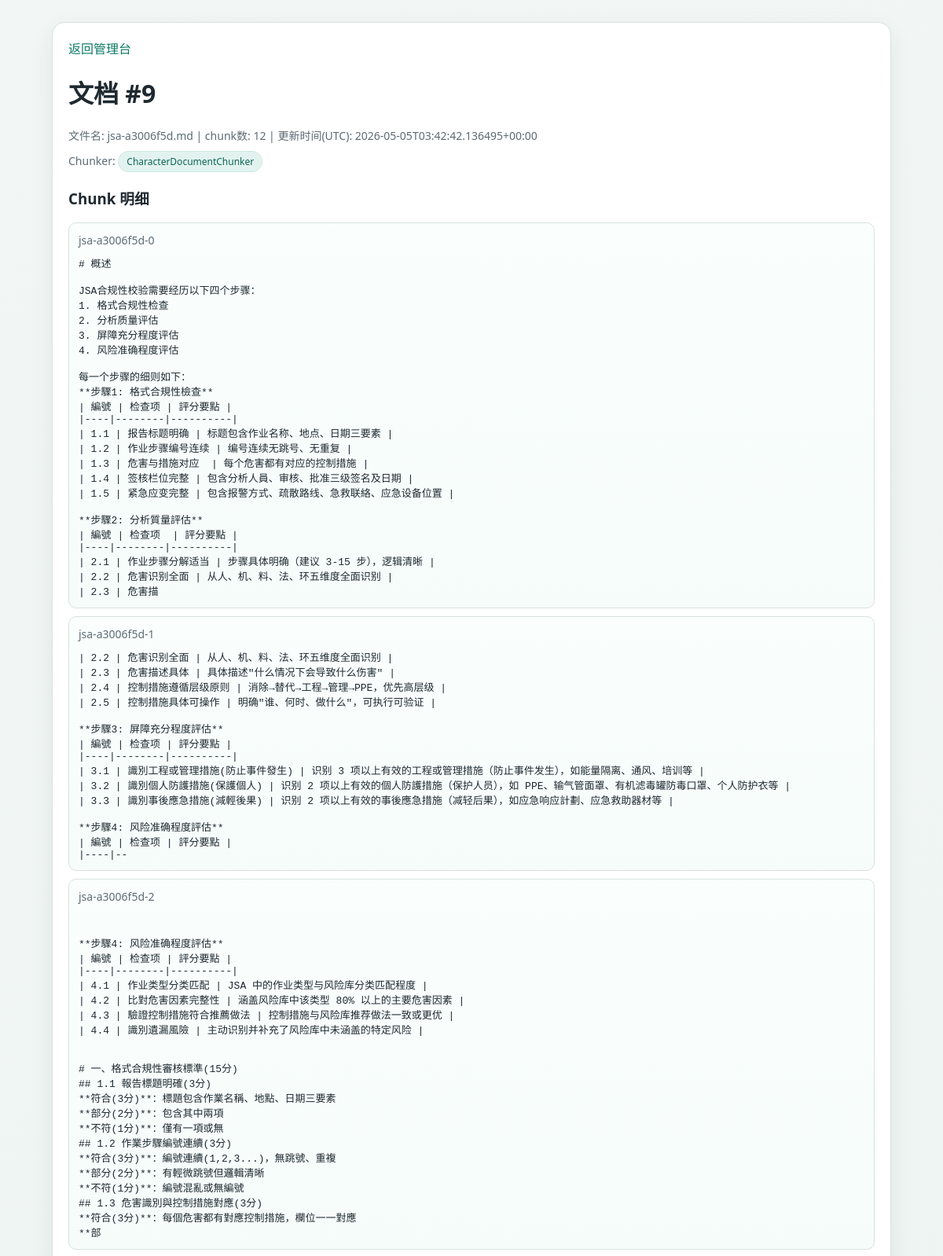
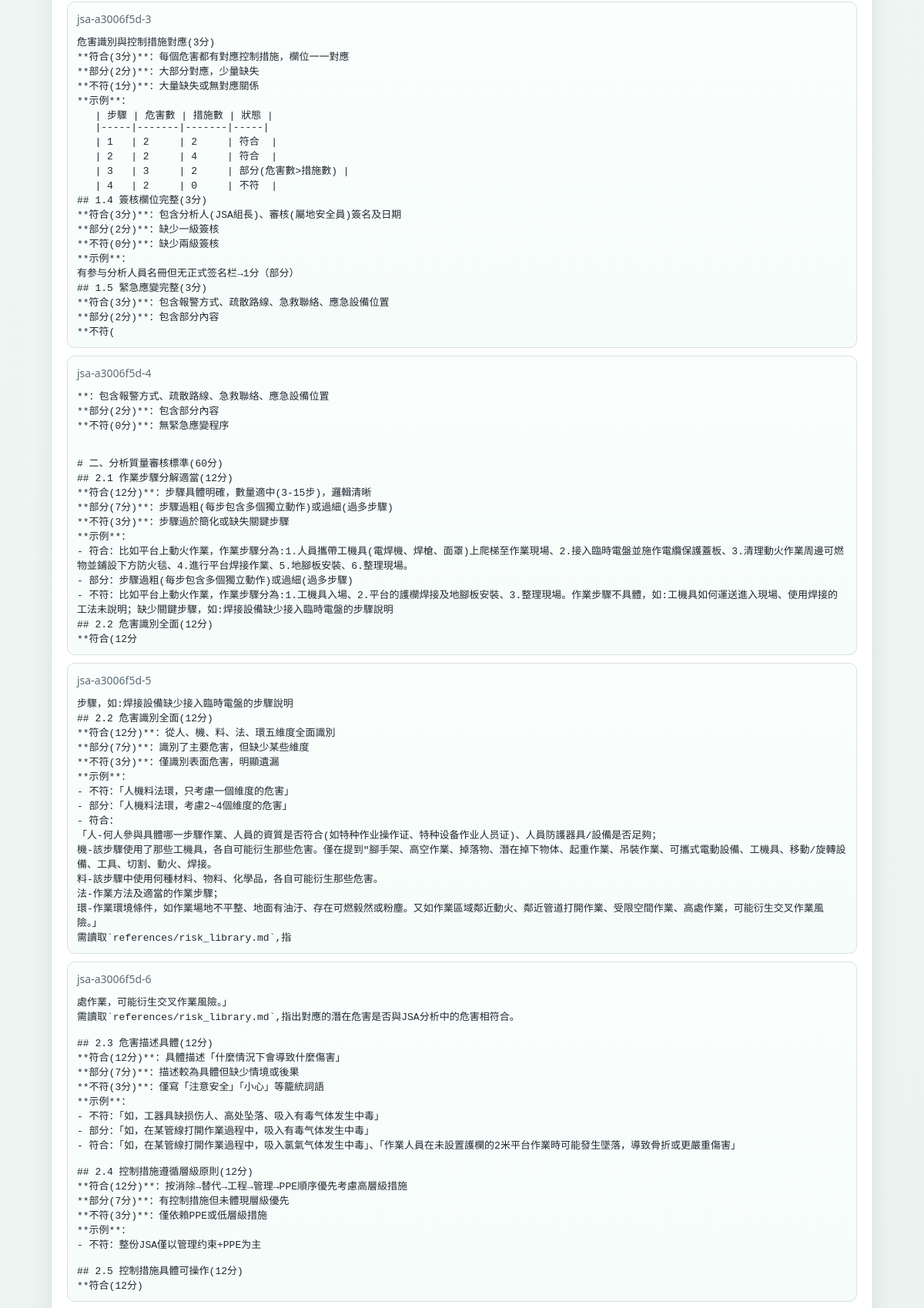
The page /docs/9 (upper part) on the database its author committed (2 pictures, top to bottom).
### tables this page shows
CREATE TABLE documents_v2 (
                id INTEGER PRIMARY KEY AUTOINCREMENT,
                source_name TEXT NOT NULL,
                chunk_count INTEGER NOT NULL DEFAULT 0,
                chunker TEXT NOT NULL,
                chunker_params TEXT NOT NULL,
                created_at TEXT NOT NULL
            );

CREATE TABLE vectors_v2 (
                id INTEGER PRIMARY KEY AUTOINCREMENT,
                document_id INTEGER NOT NULL,
                chunk_id TEXT NOT NULL,
                text TEXT NOT NULL,
                embedding TEXT NOT NULL,
                FOREIGN KEY(document_id) REFERENCES documents_v2(id)
            );

### rag/web.py (the view)
    @app.get("/docs/<int:document_id>")
    def doc_detail(document_id: int):
        with SQLiteVectorStore(db_path) as store:
            doc = store.get_document(document_id)
            if doc is None:
                abort(404)
            chunks = store.list_chunks(document_id)
            parents = store.list_parent_chunks(document_id) if doc.get("chunker") == "MarkDownParentChildChunker" else []
        return render_template("doc_detail.html", doc=doc, chunks=chunks, parents=parents)

### rag/vector_store.py (called while the page is built)
    def get_document(self, document_id: int) -> dict | None:
        cur = self.conn.execute(
            "SELECT id, source_name, chunk_count, chunker, chunker_params, created_at FROM documents_v2 WHERE id = ?",
            (document_id,),
        )
        row = cur.fetchone()
        if row is None:
            return None
        return {
            "id": row[0],
            "source_name": row[1],
            "chunk_count": row[2],
            "chunker": row[3],
            "chunker_params": json.loads(row[4]) if row[4] else {},
            "created_at": row[5],
        }

    def list_chunks(self, document_id: int) -> list[dict]:
        cur = self.conn.execute(
            "SELECT chunk_id, text FROM vectors_v2 WHERE document_id = ? ORDER BY id ASC",
            (document_id,),
        )
        rows = cur.fetchall()
        return [{"chunk_id": row[0], "text": row[1]} for row in rows]

    def close(self) -> None:
        self.conn.close()

    def __enter__(self) -> "SQLiteVectorStore":
        return self

    def __exit__(self, exc_type, exc, tb) -> None:
        self.close()

### rag/templates/doc_detail.html (shortened to what this page needs)
<!doctype html>
<html lang="zh-CN">
  <head>
  </head>
  <body>
    <div class="wrap">
      <div class="card">
        <div><a href="/">返回管理台</a></div>
        <h1>文档 #{{ doc.id }}</h1>
        <div class="meta">文件名: {{ doc.source_name }} | chunk数: {{ doc.chunk_count }} | 更新时间(UTC): {{ doc.created_at }}</div>
        <div class="meta">Chunker: <span class="chip" data-tooltip='{{ doc.chunker_params | tojson(indent=2) }}'>{{ doc.chunker }}</span></div>
        {% if doc.chunker == "MarkDownParentChildChunker" and parents %}
          <h3>Parent-Child 结构</h3>
          {% for p in parents %}
            <div class="parent">
              <div class="meta"><strong>{{ p.parent_id }}</strong>（parent）</div>
              <pre>{{ p.text }}</pre>
              <div class="children">
                {% for child_id in p.child_chunk_ids %}
                  {% for c in chunks %}
                    {% if c.chunk_id == child_id %}
                      <div class="chunk">
                        <div class="meta">{{ c.chunk_id }}（child）</div>
                        <pre>{{ c.text }}</pre>
                      </div>
                    {% endif %}
                  {% endfor %}
                {% endfor %}
              </div>
            </div>
          {% endfor %}
        {% else %}
          <h3>Chunk 明细</h3>
          {% for c in chunks %}
            <div class="chunk">
              <div class="meta">{{ c.chunk_id }}</div>
              <pre>{{ c.text }}</pre>
            </div>
          {% else %}
            <div class="meta">该文档暂无 chunk</div>
          {% endfor %}
        {% endif %}
      </div>
    </div>
  </body>
</html>

### rag/templates/doc_detail.html (style rules this page uses)
:root { --bg1:#f2f7f5; --bg2:#e8f0ec; --card:#ffffff; --ink:#1e2930; --sub:#5c6b73; --line:#d7e2dd; --accent-soft:#e2f3ef; }
* { box-sizing:border-box; }
body { margin:0; font-family:"Segoe UI","PingFang SC",sans-serif; color:var(--ink); background:radial-gradient(1200px 500px at 20% -10%, #d9efe8 0%, transparent 55%), linear-gradient(160deg,var(--bg1),var(--bg2)); }
.wrap { max-width:1100px; margin:28px auto; padding:0 16px; }
.card { background:var(--card); border:1px solid var(--line); border-radius:16px; padding:20px; box-shadow:0 10px 30px rgba(8,45,37,.08); }
.meta { color:var(--sub); font-size:14px; margin-bottom:10px; }
.chunk { border:1px solid var(--line); border-radius:10px; padding:12px; margin-top:10px; background:linear-gradient(180deg,#fafffe,#f6fcfa); }
pre { margin:0; white-space:pre-wrap; word-break:break-word; font-size:13px; }
.chip { display:inline-block; padding:4px 10px; border-radius:999px; background:var(--accent-soft); color:#0d6657; font-size:12px; border:1px solid #cce8e0; position:relative; }
a { color:#0d7a66; text-decoration:none; }

### rows shown on the page
documents_v2: id "9", source_name "jsa-a3006f5d.md", chunk_count "12", created_at "2026-05-05T03:42:42.136495+00:00", chunker "CharacterDocumentChunker"
vectors_v2: chunk_id "jsa-a3006f5d-0", text "# 概述 JSA合规性校验需要经历以下四个步骤： 1. 格式合规性检查 2. 分析质量评估 3. 屏障充分程度评估 4. 风险准确程度评估 每一个步骤的细则如下： **步驟1: 格式合規性檢查** | 編號 | 检查项 | 評分要點 | |----|--------|----------| | 1.1 | 报告标题明确 | 标题包含作业名称、地点、日期三要素 | | 1.2 | 作业步骤编号连续 | 编号连续无跳号、无重复 | | 1.3 | 危害与措施对应 | 每个危害都有对应的控制措施 | | 1.4 | 签核栏位完整 | 包含分析人員、审核、批准三级签名及日期 | | 1.5 | 紧急应变完整 | 包含报警方式、疏散路线、急救联絡、应急设备位置 | **步驟2: 分析質量評估** | 編號 | 检查项 | 評分要點 | |----|--------|----------| | 2.1 | 作业步骤分解适当 | 步骤具体明确（建议 3-15 步），逻辑清晰 | | 2.2 | 危害识别全面 | 从人、机、料、法、环五维度全面识别 | | 2.3 | 危害描"
vectors_v2: chunk_id "jsa-a3006f5d-1", text "| 2.2 | 危害识别全面 | 从人、机、料、法、环五维度全面识别 | | 2.3 | 危害描述具体 | 具体描述\"什么情况下会导致什么伤害\" | | 2.4 | 控制措施遵循层级原则 | 消除→替代→工程→管理→PPE，优先高层级 | | 2.5 | 控制措施具体可操作 | 明确\"谁、何时、做什么\"，可执行可验证 | **步驟3: 屏障充分程度評估** | 編號 | 检查项 | 評分要點 | |----|--------|----------| | 3.1 | 識別工程或管理措施(防止事件發生) | 识别 3 项以上有效的工程或管理措施（防止事件发生），如能量隔离、通风、培训等 | | 3.2 | 識別個人防護措施(保護個人) | 识别 2 项以上有效的個人防護措施（保护人员），如 PPE、输气管面罩、有机滤毒罐防毒口罩、个人防护衣等 | | 3.3 | 識別事後應急措施(減輕後果) | 识别 2 项以上有效的事後應急措施（减轻后果），如应急响应計劃、应急救助器材等 | **步驟4: 风险准确程度評估** | 編號 | 检查项 | 評分要點 | |----|--"
vectors_v2: chunk_id "jsa-a3006f5d-2", text "**步驟4: 风险准确程度評估** | 編號 | 检查项 | 評分要點 | |----|--------|----------| | 4.1 | 作业类型分类匹配 | JSA 中的作业类型与风险库分类匹配程度 | | 4.2 | 比對危害因素完整性 | 涵盖风险库中该类型 80% 以上的主要危害因素 | | 4.3 | 驗證控制措施符合推薦做法 | 控制措施与风险库推荐做法一致或更优 | | 4.4 | 識別遺漏風險 | 主动识别并补充了风险库中未涵盖的特定风险 | # 一、格式合規性審核標準(15分) ## 1.1 報告標題明確(3分) **符合(3分)**：標題包含作業名稱、地點、日期三要素 **部分(2分)**：包含其中兩項 **不符(1分)**：僅有一項或無 ## 1.2 作業步驟編號連續(3分) **符合(3分)**：編號連續(1,2,3...)，無跳號、重複 **部分(2分)**：有輕微跳號但邏輯清晰 **不符(1分)**：編號混亂或無編號 ## 1.3 危害識別與控制措施對應(3分) **符合(3分)**：每個危害都有對應控制措施，欄位一一對應 **部"
vectors_v2: chunk_id "jsa-a3006f5d-3", text "危害識別與控制措施對應(3分) **符合(3分)**：每個危害都有對應控制措施，欄位一一對應 **部分(2分)**：大部分對應，少量缺失 **不符(1分)**：大量缺失或無對應關係 **示例**： | 步驟 | 危害數 | 措施數 | 狀態 | |-----|-------|-------|-----| | 1 | 2 | 2 | 符合 | | 2 | 2 | 4 | 符合 | | 3 | 3 | 2 | 部分(危害數>措施數) | | 4 | 2 | 0 | 不符 | ## 1.4 簽核欄位完整(3分) **符合(3分)**：包含分析人(JSA組長)、審核(屬地安全員)簽名及日期 **部分(2分)**：缺少一級簽核 **不符(0分)**：缺少兩級簽核 **示例**： 有参与分析人員名冊但无正式签名栏→1分（部分） ## 1.5 緊急應變完整(3分) **符合(3分)**：包含報警方式、疏散路線、急救聯絡、應急設備位置 **部分(2分)**：包含部分內容 **不符("
vectors_v2: chunk_id "jsa-a3006f5d-4", text "**：包含報警方式、疏散路線、急救聯絡、應急設備位置 **部分(2分)**：包含部分內容 **不符(0分)**：無緊急應變程序 # 二、分析質量審核標準(60分) ## 2.1 作業步驟分解適當(12分) **符合(12分)**：步驟具體明確，數量適中(3-15步)，邏輯清晰 **部分(7分)**：步驟過粗(每步包含多個獨立動作)或過細(過多步驟) **不符(3分)**：步驟過於簡化或缺失關鍵步驟 **示例**： - 符合：比如平台上動火作業，作業步驟分為:1.人員攜帶工機具(電焊機、焊槍、面罩)上爬梯至作業現場、2.接入臨時電盤並施作電纜保護蓋板、3.清理動火作業周邊可燃物並鋪設下方防火毯、4.進行平台焊接作業、5.地腳板安裝、6.整理現場。 - 部分：步驟過粗(每步包含多個獨立動作)或過細(過多步驟) - 不符：比如平台上動火作業，作業步驟分為:1.工機具入場、2.平台的護欄焊接及地腳板安裝、3.整理現場。作業步驟不具體，如:工機具如何運送進入現場、使用焊接的工法未說明；缺少關鍵步驟，如:焊接設備缺少接入臨時電盤的步驟說明 ## 2.2 危害識別全面(12分) **符合(12分"
vectors_v2: chunk_id "jsa-a3006f5d-5", text "步驟，如:焊接設備缺少接入臨時電盤的步驟說明 ## 2.2 危害識別全面(12分) **符合(12分)**：從人、機、料、法、環五維度全面識別 **部分(7分)**：識別了主要危害，但缺少某些維度 **不符(3分)**：僅識別表面危害，明顯遺漏 **示例**： - 不符：「人機料法環，只考慮一個維度的危害」 - 部分：「人機料法環，考慮2~4個維度的危害」 - 符合： 「人-何人參與具體哪一步驟作業、人員的資質是否符合(如特种作业操作证、特种设备作业人员证)、人員防護器具/設備是否足夠； 機-該步驟使用了那些工機具，各自可能衍生那些危害。僅在提到\"腳手架、高空作業、掉落物、潛在掉下物体、起重作業、吊裝作業、可攜式電動設備、工機具、移動/旋轉設備、工具、切割、動火、焊接。 料-該步驟中使用何種材料、物料、化學品，各自可能衍生那些危害。 法-作業方法及適當的作業步驟； 環-作業環境條件，如作業場地不平整、地面有油汙、存在可燃毅然或粉塵。又如作業區域鄰近動火、鄰近管道打開作業、受限空間作業、高處作業，可能衍生交叉作業風險。」 需讀取`references/risk_library.md`,指"
vectors_v2: chunk_id "jsa-a3006f5d-6", text "處作業，可能衍生交叉作業風險。」 需讀取`references/risk_library.md`,指出對應的潛在危害是否與JSA分析中的危害相符合。 ## 2.3 危害描述具體(12分) **符合(12分)**：具體描述「什麼情況下會導致什麼傷害」 **部分(7分)**：描述較為具體但缺少情境或後果 **不符(3分)**：僅寫「注意安全」「小心」等籠統詞語 **示例**： - 不符：「如，工器具缺损伤人、高处坠落、吸入有毒气体发生中毒」 - 部分：「如，在某管線打開作業過程中，吸入有毒气体发生中毒」 - 符合：「如，在某管線打開作業過程中，吸入氯氣气体发生中毒」、「作業人員在未設置護欄的2米平台作業時可能發生墜落，導致骨折或更嚴重傷害」 ## 2.4 控制措施遵循層級原則(12分) **符合(12分)**：按消除→替代→工程→管理→PPE順序優先考慮高層級措施 **部分(7分)**：有控制措施但未體現層級優先 **不符(3分)**：僅依賴PPE或低層級措施 **示例**： - 不符：整份JSA僅以管理约束+PPE为主 ## 2.5 控制措施具體可操作(12分) **符合(12分)"
